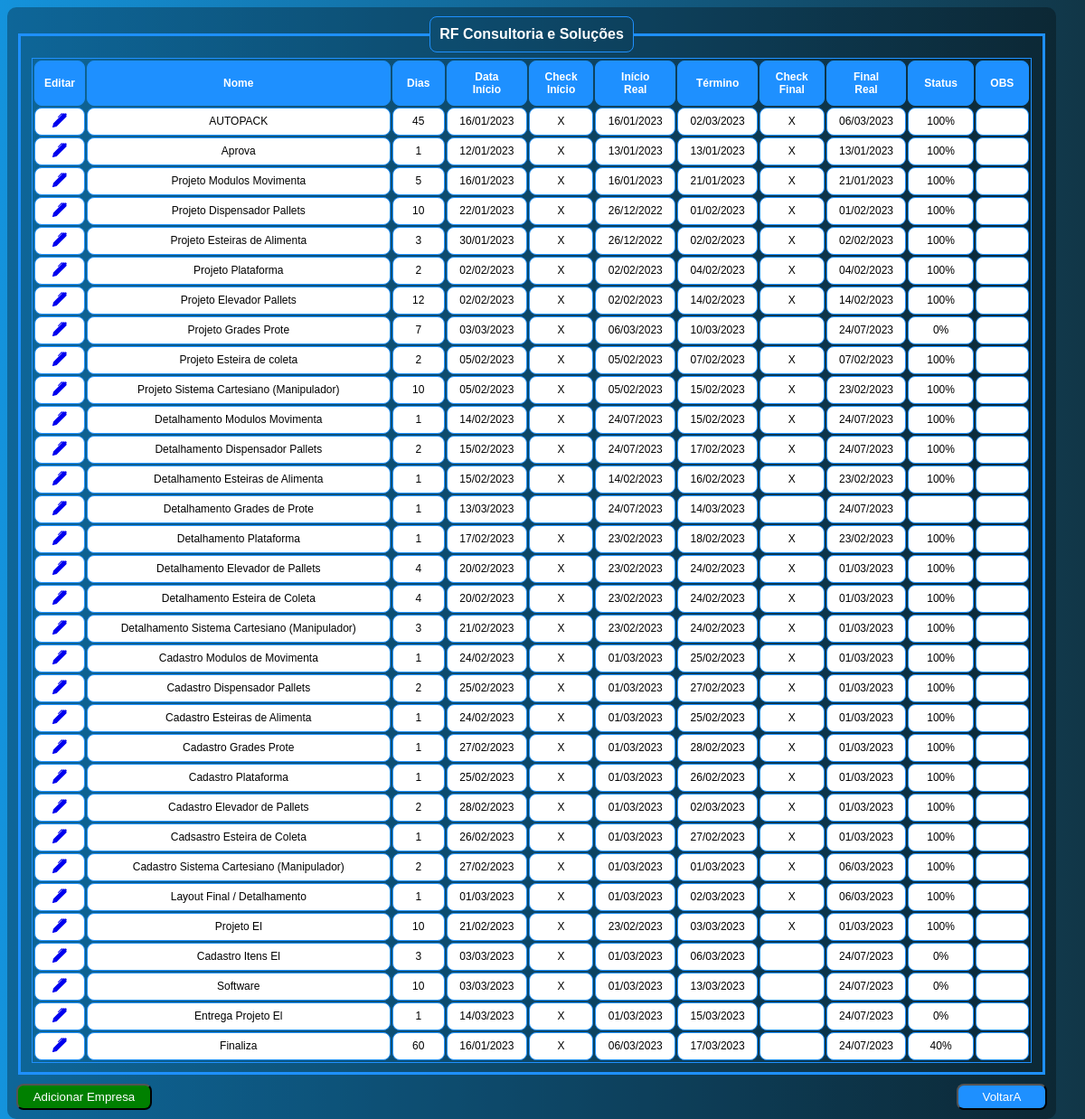
The app's page /tabelaprincipal.php?empresa=Autopack with its own data.
### tables this page shows
CREATE TABLE `rf_consultoria` (
  `id` int(11) NOT NULL,
  `nome` varchar(255) DEFAULT NULL,
  `dias` int(11) DEFAULT NULL,
  `datainicio` date DEFAULT NULL,
  `checkinicio` varchar(1) DEFAULT NULL,
  `inicioreal` date DEFAULT NULL,
  `termino` date DEFAULT NULL,
  `checkfinal` varchar(1) DEFAULT NULL,
  `finalreal` date DEFAULT NULL,
  `situacao` varchar(255) DEFAULT NULL,
  `obs` varchar(255) DEFAULT NULL,
  `empresa` varchar(255) DEFAULT NULL
);

### tabelaprincipal.php (the view, shortened to what this page needs)
<?php
include_once("config.php");
?>
<!DOCTYPE html>
<html lang="en">
<head>
</head>
<body>
    <div class="box">
        <form action="" method="">
            <fieldset>
                <legend><b>RF Consultoria e Soluções</b></legend>
                <div class="">
                    <table class="cell-border" id="tabelaempresa" style="width:100%;font-size: 12px;">
                        <thead>
                            <tr>
                                <th style="width: 2%;">Editar</th>
                                <th>Nome</th>
                                <th>Dias</th>
                                <th>Data<br>Início</th>
                                <th>Check<br>Início</th>
                                <th>Início<br>Real</th>
                                <th>Término</th>
                                <th>Check<br>Final</th>
                                <th>Final<br>Real</th>
                                <th>Status</th>
                                <th>OBS</th>
                            </tr>
                        </thead>
                        <tbody>
                            <?php
                            $empresa = $_GET['empresa'];
                            $result = mysqli_query($conexao, "SELECT * FROM rf_consultoria WHERE empresa = '$empresa'");
                            while ($row = mysqli_fetch_array($result)) {
                                $resultdata = date('d/m/Y', strtotime($row['datainicio'] . ' + ' . $row['dias'] . 'days'));
                                echo "<tr>";
                                echo "<td><a href='editaritem.php?id={$row['id']}'><svg xmlns='http://www.w3.org/2000/svg' width='16' height='16' fill='currentColor' class='bi bi-pen-fill' viewBox='0 0 16 16'>
                                <path d='m13.498.795.149-.149a1.207 1.207 0 1 1 1.707 1.708l-.149.148a1.5 1.5 0 0 1-.059 2.059L4.854 14.854a.5.5 0 0 1-.233.131l-4 1a.5.5 0 0 1-.606-.606l1-4a.5.5 0 0 1 .131-.232l9.642-9.642a.5.5 0 0 0-.642.056L6.854 4.854a.5.5 0 1 1-.708-.708L9.44.854A1.5 1.5 0 0 1 11.5.796a1.5 1.5 0 0 1 1.998-.001z'/>
                              </svg></a></td>";
                                echo "<td>" . $row['nome'] . "</td>";
                                echo "<td>" . $row['dias'] . "</td>";
                                echo "<td>" . date_format(date_create($row['datainicio']), "d/m/Y") . "</td>";
                                echo "<td>" . $row['checkinicio'] . "</td>";
                                echo "<td>" . date_format(date_create($row['inicioreal']), "d/m/Y") . "</td>";
                                echo "<td>" . $resultdata .  "</td>";
                                echo "<td>" . $row['checkfinal'] . "</td>";
                                echo "<td>" . date_format(date_create($row['finalreal']), "d/m/Y") . "</td>";
                                echo "<td>" . $row['situacao'] . "</td>";
                                echo "<td>" . $row['obs'] . "</td>";
                                echo "</tr>";
                            }
                            ?>
                        </tbody>
                    </table>
                </div>
            </fieldset>
        </form>
        <div style="width: 100%">
            <div style="text-align: right;float:right"><a href="index.php"><button type="button" class="btn btn-primary" id="btnvoltar">VoltarA</button></a> </div>
            <div style="text-align: left;"><a href="index.php"><button type="button" class="btn btn-primary" id="btnempresa">Adicionar Empresa</button></a> </div>
        </div>
    </div>
</body>
</html>

### tabelaprincipal.php (style rules this page uses)
body { font-family: Arial, Helvetica, sans-serif; background-image: linear-gradient(to right, rgb(20, 147, 220), rgb(17, 54, 71)); }
.box { position: absolute; background-color: rgba(0, 0, 0, 0.3); padding: 10px; border-radius: 10px; width: 95%; color: white; }
fieldset { border: 3px solid dodgerblue; width: auto; }
legend { border: 1px solid dodgerblue; padding: 10px; text-align: center; border-radius: 8px; }
#tabelaempresa { border: 1px solid dodgerblue; }
#tabelaempresa th { border: 1px solid dodgerblue; padding: 10px; text-align: center; border-radius: 8px; background-color: dodgerblue; color: white; }
#tabelaempresa td { border: 1px solid dodgerblue; padding: 5px; text-align: center; border-radius: 8px; background-color: white; color: black; }
#btnvoltar { margin-top: 10px; padding: 5px; background-color: dodgerblue; color: white; border-radius: 8px; width: 100px; }
#btnempresa { margin-top: 10px; padding: 5px; background-color: green; color: white; border-radius: 8px; width: 150px; }

### records on screen
rf_consultoria: nome "AUTOPACK", dias "45", datainicio "16/01/2023", checkinicio "X", inicioreal "16/01/2023", resultdata "02/03/2023", checkfinal "X", finalreal "06/03/2023", situacao "100%"
rf_consultoria: nome "Aprova", dias "1", datainicio "12/01/2023", checkinicio "X", inicioreal "13/01/2023", resultdata "13/01/2023", checkfinal "X", finalreal "13/01/2023", situacao "100%"
rf_consultoria: nome "Projeto Modulos Movimenta", dias "5", datainicio "16/01/2023", checkinicio "X", inicioreal "16/01/2023", resultdata "21/01/2023", checkfinal "X", finalreal "21/01/2023", situacao "100%"
rf_consultoria: nome "Projeto Dispensador Pallets", dias "10", datainicio "22/01/2023", checkinicio "X", inicioreal "26/12/2022", resultdata "01/02/2023", checkfinal "X", finalreal "01/02/2023", situacao "100%"
rf_consultoria: nome "Projeto Esteiras de Alimenta", dias "3", datainicio "30/01/2023", checkinicio "X", inicioreal "26/12/2022", resultdata "02/02/2023", checkfinal "X", finalreal "02/02/2023", situacao "100%"
rf_consultoria: nome "Projeto Plataforma", dias "2", datainicio "02/02/2023", checkinicio "X", inicioreal "02/02/2023", resultdata "04/02/2023", checkfinal "X", finalreal "04/02/2023", situacao "100%"
rf_consultoria: nome "Projeto Elevador Pallets", dias "12", datainicio "02/02/2023", checkinicio "X", inicioreal "02/02/2023", resultdata "14/02/2023", checkfinal "X", finalreal "14/02/2023", situacao "100%"
rf_consultoria: nome "Projeto Grades Prote", dias "7", datainicio "03/03/2023", checkinicio "X", inicioreal "06/03/2023", resultdata "10/03/2023", finalreal "24/07/2023", situacao "0%"
rf_consultoria: nome "Projeto Esteira de coleta", dias "2", datainicio "05/02/2023", checkinicio "X", inicioreal "05/02/2023", resultdata "07/02/2023", checkfinal "X", finalreal "07/02/2023", situacao "100%"
rf_consultoria: nome "Projeto Sistema Cartesiano (Manipulador)", dias "10", datainicio "05/02/2023", checkinicio "X", inicioreal "05/02/2023", resultdata "15/02/2023", checkfinal "X", finalreal "23/02/2023", situacao "100%"
rf_consultoria: nome "Detalhamento Modulos Movimenta", dias "1", datainicio "14/02/2023", checkinicio "X", inicioreal "24/07/2023", resultdata "15/02/2023", checkfinal "X", finalreal "24/07/2023", situacao "100%"
rf_consultoria: nome "Detalhamento Dispensador Pallets", dias "2", datainicio "15/02/2023", checkinicio "X", inicioreal "24/07/2023", resultdata "17/02/2023", checkfinal "X", finalreal "24/07/2023", situacao "100%"
rf_consultoria: nome "Detalhamento Esteiras de Alimenta", dias "1", datainicio "15/02/2023", checkinicio "X", inicioreal "14/02/2023", resultdata "16/02/2023", checkfinal "X", finalreal "23/02/2023", situacao "100%"
rf_consultoria: nome "Detalhamento Grades de Prote", dias "1", datainicio "13/03/2023", inicioreal "24/07/2023", resultdata "14/03/2023", finalreal "24/07/2023"
rf_consultoria: nome "Detalhamento Plataforma", dias "1", datainicio "17/02/2023", checkinicio "X", inicioreal "23/02/2023", resultdata "18/02/2023", checkfinal "X", finalreal "23/02/2023", situacao "100%"
rf_consultoria: nome "Detalhamento Elevador de Pallets", dias "4", datainicio "20/02/2023", checkinicio "X", inicioreal "23/02/2023", resultdata "24/02/2023", checkfinal "X", finalreal "01/03/2023", situacao "100%"
rf_consultoria: nome "Detalhamento Esteira de Coleta", dias "4", datainicio "20/02/2023", checkinicio "X", inicioreal "23/02/2023", resultdata "24/02/2023", checkfinal "X", finalreal "01/03/2023", situacao "100%"
rf_consultoria: nome "Detalhamento Sistema Cartesiano (Manipulador)", dias "3", datainicio "21/02/2023", checkinicio "X", inicioreal "23/02/2023", resultdata "24/02/2023", checkfinal "X", finalreal "01/03/2023", situacao "100%"
rf_consultoria: nome "Cadastro Modulos de Movimenta", dias "1", datainicio "24/02/2023", checkinicio "X", inicioreal "01/03/2023", resultdata "25/02/2023", checkfinal "X", finalreal "01/03/2023", situacao "100%"
rf_consultoria: nome "Cadastro Dispensador Pallets", dias "2", datainicio "25/02/2023", checkinicio "X", inicioreal "01/03/2023", resultdata "27/02/2023", checkfinal "X", finalreal "01/03/2023", situacao "100%"
rf_consultoria: nome "Cadastro Esteiras de Alimenta", dias "1", datainicio "24/02/2023", checkinicio "X", inicioreal "01/03/2023", resultdata "25/02/2023", checkfinal "X", finalreal "01/03/2023", situacao "100%"
rf_consultoria: nome "Cadastro Grades Prote", dias "1", datainicio "27/02/2023", checkinicio "X", inicioreal "01/03/2023", resultdata "28/02/2023", checkfinal "X", finalreal "01/03/2023", situacao "100%"
rf_consultoria: nome "Cadastro Plataforma", dias "1", datainicio "25/02/2023", checkinicio "X", inicioreal "01/03/2023", resultdata "26/02/2023", checkfinal "X", finalreal "01/03/2023", situacao "100%"
rf_consultoria: nome "Cadastro Elevador de Pallets", dias "2", datainicio "28/02/2023", checkinicio "X", inicioreal "01/03/2023", resultdata "02/03/2023", checkfinal "X", finalreal "01/03/2023", situacao "100%"
rf_consultoria: nome "Cadsastro Esteira de Coleta", dias "1", datainicio "26/02/2023", checkinicio "X", inicioreal "01/03/2023", resultdata "27/02/2023", checkfinal "X", finalreal "01/03/2023", situacao "100%"
rf_consultoria: nome "Cadastro Sistema Cartesiano (Manipulador)", dias "2", datainicio "27/02/2023", checkinicio "X", inicioreal "01/03/2023", resultdata "01/03/2023", checkfinal "X", finalreal "06/03/2023", situacao "100%"
rf_consultoria: nome "Layout Final / Detalhamento", dias "1", datainicio "01/03/2023", checkinicio "X", inicioreal "01/03/2023", resultdata "02/03/2023", checkfinal "X", finalreal "06/03/2023", situacao "100%"
rf_consultoria: nome "Projeto El", dias "10", datainicio "21/02/2023", checkinicio "X", inicioreal "23/02/2023", resultdata "03/03/2023", checkfinal "X", finalreal "01/03/2023", situacao "100%"
rf_consultoria: nome "Cadastro Itens El", dias "3", datainicio "03/03/2023", checkinicio "X", inicioreal "01/03/2023", resultdata "06/03/2023", finalreal "24/07/2023", situacao "0%"
rf_consultoria: nome "Software", dias "10", datainicio "03/03/2023", checkinicio "X", inicioreal "01/03/2023", resultdata "13/03/2023", finalreal "24/07/2023", situacao "0%"
rf_consultoria: nome "Entrega Projeto El", dias "1", datainicio "14/03/2023", checkinicio "X", inicioreal "01/03/2023", resultdata "15/03/2023", finalreal "24/07/2023", situacao "0%"
rf_consultoria: nome "Finaliza", dias "60", datainicio "16/01/2023", checkinicio "X", inicioreal "06/03/2023", resultdata "17/03/2023", finalreal "24/07/2023", situacao "40%"
